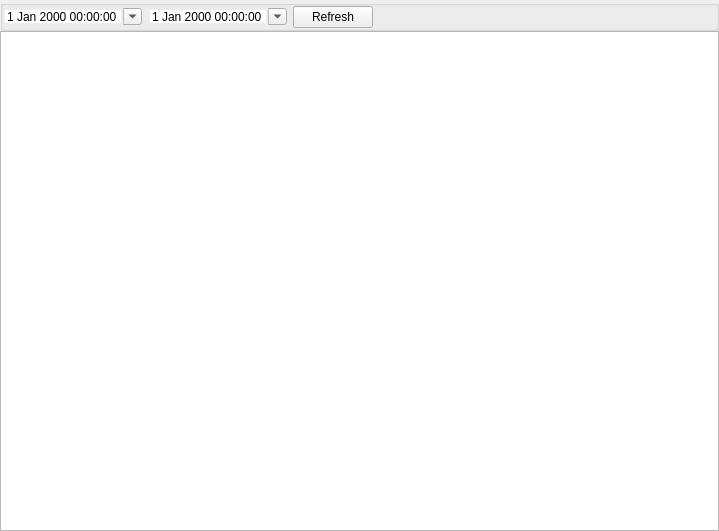
<?xml version="1.0" encoding="UTF-8"?>
<ui version="4.0">
 <class>NodeWidgetO</class>
 <widget class="QWidget" name="NodeWidgetO">
  <property name="geometry">
   <rect>
    <x>0</x>
    <y>0</y>
    <width>719</width>
    <height>531</height>
   </rect>
  </property>
  <property name="windowTitle">
   <string/>
  </property>
  <layout class="QGridLayout" name="gridLayout">
   <property name="leftMargin">
    <number>0</number>
   </property>
   <property name="topMargin">
    <number>0</number>
   </property>
   <property name="rightMargin">
    <number>0</number>
   </property>
   <property name="bottomMargin">
    <number>0</number>
   </property>
   <property name="spacing">
    <number>0</number>
   </property>
   <item row="1" column="0">
    <widget class="QTreeView" name="treeViewOrder"/>
   </item>
   <item row="0" column="0">
    <widget class="QGroupBox" name="treeWidgetOrder">
     <property name="sizePolicy">
      <sizepolicy hsizetype="Preferred" vsizetype="Preferred">
       <horstretch>0</horstretch>
       <verstretch>0</verstretch>
      </sizepolicy>
     </property>
     <property name="title">
      <string/>
     </property>
     <layout class="QHBoxLayout" name="horizontalLayout_2">
      <property name="spacing">
       <number>-1</number>
      </property>
      <property name="leftMargin">
       <number>0</number>
      </property>
      <property name="topMargin">
       <number>0</number>
      </property>
      <property name="rightMargin">
       <number>0</number>
      </property>
      <property name="bottomMargin">
       <number>0</number>
      </property>
      <item>
       <widget class="DateTimeEdit" name="start">
        <property name="frame">
         <bool>false</bool>
        </property>
        <property name="calendarPopup">
         <bool>true</bool>
        </property>
       </widget>
      </item>
      <item>
       <widget class="DateTimeEdit" name="end">
        <property name="frame">
         <bool>false</bool>
        </property>
        <property name="calendarPopup">
         <bool>true</bool>
        </property>
       </widget>
      </item>
      <item>
       <widget class="QPushButton" name="pBtnRefresh">
        <property name="text">
         <string>Refresh</string>
        </property>
       </widget>
      </item>
      <item>
       <spacer name="horizontalSpacer_3">
        <property name="orientation">
         <enum>Qt::Orientation::Horizontal</enum>
        </property>
        <property name="sizeHint" stdset="0">
         <size>
          <width>516</width>
          <height>17</height>
         </size>
        </property>
       </spacer>
      </item>
     </layout>
    </widget>
   </item>
  </layout>
 </widget>
 <customwidgets>
  <customwidget>
   <class>DateTimeEdit</class>
   <extends>QDateTimeEdit</extends>
   <header location="global">widget/datetimeedit.h</header>
  </customwidget>
 </customwidgets>
 <resources/>
 <connections/>
</ui>
